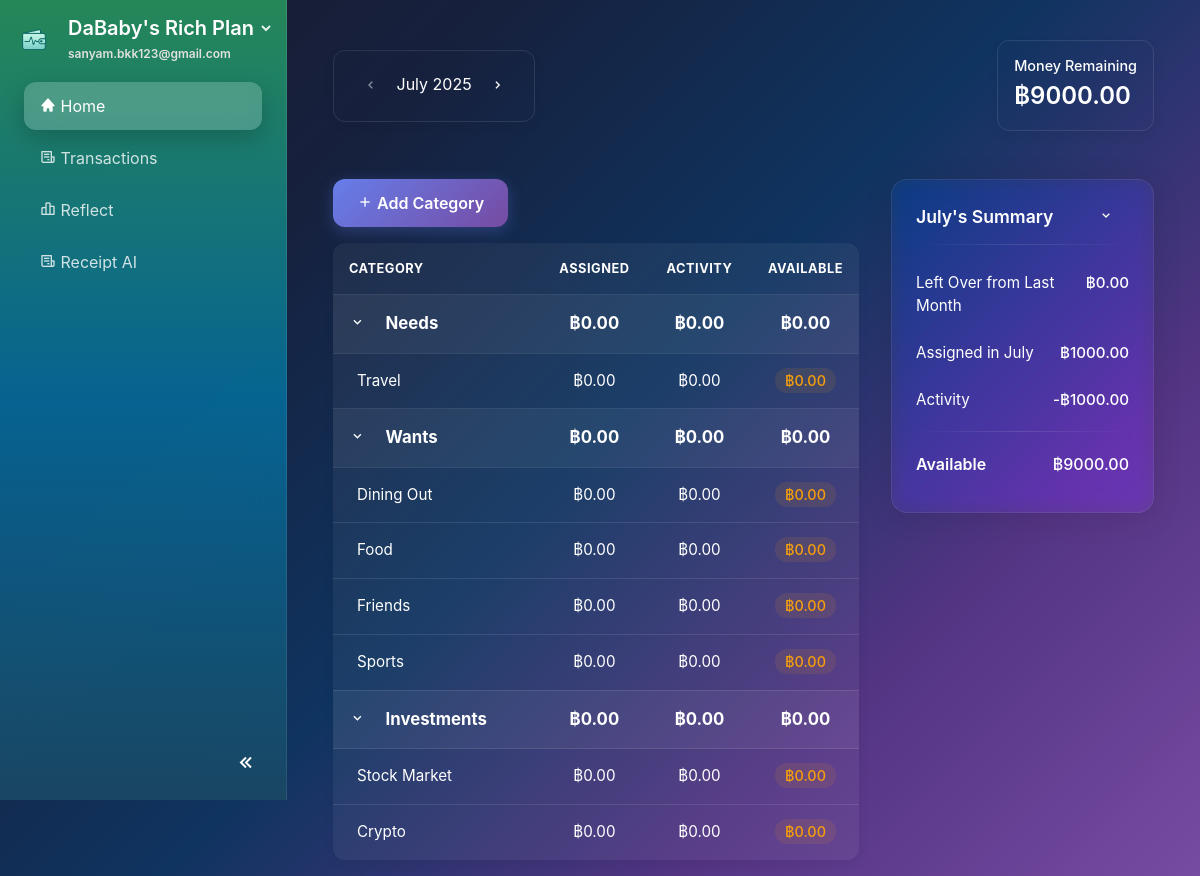
The app's page / (signed in) with its own data.
### website/models.py (models this page shows, shortened)
class Plan(db.Model):
    id             = db.Column(db.Integer, primary_key=True)
    name           = db.Column(db.String(100), nullable=False)
    monthly_income = db.Column(db.Float)
    budget_pref    = db.Column(JSON)  # e.g., {"needs": 50, "wants": 30, "savings": 20}
    user_id        = db.Column(db.Integer, db.ForeignKey('user.id'), nullable=False)

class User(db.Model, UserMixin):
    id         = db.Column(db.Integer, primary_key=True)
    email      = db.Column(db.String(150), unique=True, nullable=False)
    password   = db.Column(db.String(150))
    first_name = db.Column(db.String(150))
    last_name  = db.Column(db.String(150))
    date_created = db.Column(db.DateTime(timezone=True), default=func.now())
    active_plan_id = db.Column(db.Integer, db.ForeignKey('plan.id'), nullable=True)
    profile_complete = db.Column(db.Boolean, default=False)
    theme = db.Column(db.String(50), nullable=False, default='system')
    notes = db.relationship('Note', backref='user', lazy=True)
    plans = db.relationship('Plan', foreign_keys=[Plan.user_id], backref='user', lazy=True, cascade="all, delete-orphan")
    active_plan = db.relationship('Plan', foreign_keys=[active_plan_id], post_update=True)

class BudgetCategory(db.Model):
    id = db.Column(db.Integer, primary_key=True)
    name = db.Column(db.String(100), nullable=False)
    icon = db.Column(db.String(50), default='bx-category')
    main_category = db.Column(db.String(50), nullable=False)  # 'needs', 'wants', 'bills', 'investments'
    assigned_amount = db.Column(db.Float, default=0.0)
    spent_amount = db.Column(db.Float, default=0.0)
    plan_id = db.Column(db.Integer, db.ForeignKey('plan.id'), nullable=False)
    created_date = db.Column(db.DateTime(timezone=True), default=func.now())
    plan = db.relationship('Plan', backref=db.backref('categories', lazy=True, cascade="all, delete-orphan"))
    transactions = db.relationship('Transaction', backref='category', lazy=True, cascade="all, delete-orphan")
    @property
    def available_amount(self):
        return self.assigned_amount - self.spent_amount

### website/views.py (the view, shortened to what this page needs)
@views.route('/<int:year>/<int:month>')
@views.route('/')
@login_required
def home(year=None, month=None):
    if not current_user.profile_complete or not current_user.active_plan:
        return redirect(url_for('onboard.show_form'))
    plan = current_user.active_plan
    if year is None or month is None:
        today = datetime.now()
        year, month = today.year, today.month
    try:
        display_date = datetime(year, month, 1)
    except ValueError:
        today = datetime.now()
        year, month = today.year, today.month
        display_date = today
    display_month_str = display_date.strftime('%B')
    user_join_date = current_user.date_created
    if user_join_date is None:
        user_join_date = datetime.now()
        current_user.date_created = user_join_date
        db.session.commit()
    is_first_month = (display_date.year == user_join_date.year and display_date.month == user_join_date.month)
    previous_month_date = display_date - relativedelta(months=1)
    prev_month_int = previous_month_date.month
    prev_month_year = previous_month_date.year
    rollover_amount = 0.0
    categories = BudgetCategory.query.filter_by(plan_id=plan.id).all()
    monthly_budgets_map = {}
    for cat in categories:
        mb = MonthlyBudget.query.filter_by(plan_id=plan.id, category_id=cat.id, month=month, year=year).first()
        if not mb:
            mb = MonthlyBudget(plan_id=plan.id, category_id=cat.id, month=month, year=year, assigned_amount=0, spent_amount=0)
            db.session.add(mb)
        monthly_budgets_map[cat.id] = mb
    db.session.commit()
    organized_categories = {'needs': [], 'wants': [], 'investments': []}
    total_assigned = 0
    total_spent = 0
    for category in categories:
        mb = monthly_budgets_map.get(category.id)
        if mb:
            category.assigned_amount = mb.assigned_amount
            spent = db.session.query(func.sum(Transaction.amount)).filter(
                Transaction.category_id == category.id,
                func.extract('month', Transaction.transaction_date) == month,
                func.extract('year', Transaction.transaction_date) == year
            ).scalar() or 0
            mb.spent_amount = abs(spent)
            category.spent_amount = abs(spent)
        total_assigned += category.assigned_amount
        total_spent += category.spent_amount
        if category.main_category in organized_categories:
            organized_categories[category.main_category].append(category)
    db.session.commit()
    category_totals = {}
    for main_cat, cats in organized_categories.items():
        category_totals[main_cat] = {
            'assigned': sum(c.assigned_amount for c in cats),
            'spent': sum(c.spent_amount for c in cats),
            'available': sum(c.available_amount for c in cats)
        }
    money_to_be_assigned = plan.monthly_income + rollover_amount
    available_amount = money_to_be_assigned - total_assigned
    all_categories = sorted([cat for cat in categories if cat.spent_amount > 0], key=lambda x: x.spent_amount, reverse=True)
    top_spending_categories = all_categories[:5]
    prev_month_date = display_date - relativedelta(months=1)
    next_month_date = display_date + relativedelta(months=1)
    user_start_date = current_user.date_created
    user_start_month = user_start_date.month
    user_start_year = user_start_date.year
    can_go_prev = not (prev_month_date.year < user_start_year or
                   (prev_month_date.year == user_start_year and prev_month_date.month < user_start_month))
    can_go_next = True
    return render_template("home.html",
                         plan=plan,
                         categories=organized_categories,
                         category_totals=category_totals,
                         current_month=display_month_str,
                         current_year=year,
                         prev_month=prev_month_date.month,
                         prev_year=prev_month_date.year,
                         next_month=next_month_date.month,
                         next_year=next_month_date.year,
                         is_first_month=is_first_month,
                         can_go_prev=can_go_prev,
                         can_go_next=can_go_next,
                         total_assigned=total_assigned,
                         total_spent=total_spent,
                         available_amount=available_amount,
                         rollover_amount=rollover_amount,
                         money_to_be_assigned=money_to_be_assigned,
                         top_spending_categories=top_spending_categories)

### website/templates/home.html (shortened to what this page needs)
{% extends "base.html" %}
{% block content %}
<div class="container-fluid mt-4">
    <div class="top-bar">
        <div class="month-selector">
            {% if can_go_prev %}
                <a href="{{ url_for('views.home', year=prev_year, month=prev_month) }}" class="btn btn-nav"><i class='bx bx-chevron-left'></i></a>
            {% else %}
                <span class="btn btn-nav disabled"><i class='bx bx-chevron-left'></i></span>
            {% endif %}
            <span class="current-month">{{ current_month }} {{ current_year }}</span>
            {% if can_go_next %}
                <a href="{{ url_for('views.home', year=next_year, month=next_month) }}" class="btn btn-nav"><i class='bx bx-chevron-right'></i></a>
            {% else %}
                <span class="btn btn-nav disabled"><i class='bx bx-chevron-right'></i></span>
            {% endif %}
        </div>
        <div class="total-assigned-card">
            <h5 class="card-title">Money Remaining</h5>
            <p class="card-text">฿{{ "%.2f"|format(available_amount) }}</p>
        </div>
    </div>
    <div class="main-content-grid">
        <div class="budget-section">
            <div class="d-flex justify-content-start mb-3">
                <button type="button" class="btn btn-primary" data-toggle="modal" data-target="#addCategoryModal">
                    <i class="bx bx-plus"></i> Add Category
                </button>
            </div>
            <div class="budget-table-container">
                <table class="budget-table">
                <thead>
                    <tr>
                        <th class="col-category">CATEGORY</th>
                        <th class="col-assigned">ASSIGNED</th>
                        <th class="col-activity">ACTIVITY</th>
                        <th class="col-available">AVAILABLE</th>
                    </tr>
                </thead>
                <tbody>
                    {% for main_category, sub_categories in categories.items() %}
                    <tr class="main-category-row" data-toggle="collapse" data-target=".sub-{{ main_category|replace(' ', '-') }}">
                        <td>
                            <span class="toggle-icon">
                                <i class="bx bx-chevron-down"></i>
                            </span>
                            <strong>{{ main_category.capitalize() }}</strong>
                        </td>
                        <td class="col-assigned"><strong>฿{{ "%.2f"|format(category_totals[main_category]['assigned']) }}</strong></td>
                        <td class="col-activity"><strong>฿{{ "%.2f"|format(category_totals[main_category]['spent']) }}</strong></td>
                        <td class="col-available"><strong>฿{{ "%.2f"|format(category_totals[main_category]['available']) }}</strong></td>
                    </tr>
                    {%- for sub in sub_categories %}
                    <tr class="sub-category-row sub-{{ main_category|replace(' ', '-') }} collapse show">
                        <td class="pl-4">
                            {{ sub.name }}
                        </td>
                        <td class="col-assigned assigned-value" data-category-id="{{ sub.id }}" data-current-amount="{{ sub.assigned_amount }}" data-category-name="{{ sub.name }}" style="cursor:pointer;">฿{{ "%.2f"|format(sub.assigned_amount) }}</td>
                        <td class="col-activity">฿{{ "%.2f"|format(sub.spent_amount) }}</td>
                        <td class="col-available">
                            <span class="money-badge {% if sub.available_amount > 0 %}positive{% elif sub.available_amount == 0 %}zero{% else %}negative{% endif %}">
                                ฿{{ "%.2f"|format(sub.available_amount) }}
                            </span>
                        </td>
                    </tr>
                    {%- endfor %}
                    {%- endfor %}
                </tbody>
            </table>
            </div>
        </div>
        <div class="right-panel">
            <div class="summary-card">
                <div class="summary-header">
                    <h5>{{ current_month }}'s Summary</h5>
                    <span class="toggle-icon">
                        <i class="bx bx-chevron-down"></i>
                    </span>
                </div>
                <hr class="summary-divider">
                <div class="summary-body">
                    <div class="summary-item">
                        <span>Left Over from Last Month</span>
                        <span class="amount">฿{{ "%.2f"|format(rollover_amount) }}</span>
                    </div>
                    <div class="summary-item" id="assigned-this-month">
                        <span>Assigned in {{ current_month }}</span>
                        <span class="amount">฿{{ "%.2f"|format(total_assigned) }}</span>
                    </div>
                    <div class="summary-item">
                        <span>Activity</span>
                        <span class="amount">-฿{{ "%.2f"|format(total_spent) }}</span>
                    </div>
                    <hr class="summary-divider">
                    <div class="summary-item summary-total">
                        <span>Available</span>
                        <span class="amount">฿{{ "%.2f"|format(available_amount) }}</span>
                    </div>
                </div>
            </div>
        </div>
    </div>
</div>
{% endblock %}

### website/templates/base.html (shortened to what this page needs)
<!DOCTYPE html>
<html lang="en" data-initial-theme="{{ current_user.theme if current_user.is_authenticated else 'system' }}">
<head>
    <link rel="stylesheet" href="https://stackpath.bootstrapcdn.com/bootstrap/4.4.1/css/bootstrap.min.css"/>
    <link rel="stylesheet" href="https://stackpath.bootstrapcdn.com/font-awesome/4.7.0/css/font-awesome.min.css"/>
    <link href="https://unpkg.com/boxicons@2.1.4/css/boxicons.min.css" rel="stylesheet">
    <link href="{{ url_for('static', filename='css/general.css') }}" rel="stylesheet">
    <link href="{{ url_for('static', filename='css/sidebar.css') }}" rel="stylesheet">
    <link href="{{ url_for('static', filename='css/buttons.css') }}" rel="stylesheet">
    <link href="{{ url_for('static', filename='css/dashboard.css') }}" rel="stylesheet">
    <link href="{{ url_for('static', filename='css/auth.css') }}" rel="stylesheet">
    <link href="{{ url_for('static', filename='css/dark-theme.css') }}" rel="stylesheet">
    <link href="{{ url_for('static', filename='css/account_settings.css') }}" rel="stylesheet">
</head>
{% set hide_sidebar = hide_sidebar | default(false) %}
<body id="page-body" class="d-flex {{ '' if hide_sidebar else 'with-sidebar' }} {% block page_class %}{% endblock %}">
    {% if not hide_sidebar %}
    <nav id="sidebar" class="text-white flex-column">
        <div class="sidebar-header px-3 py-3">
            <div class="d-flex align-items-center">
                <img src="{{ url_for('static', filename='images/logo.png') }}" alt="App logo" class="logo-img mr-3">
                <div class="flex-grow-1">
                    <div class="dropdown">
                        <a id="planDropdown"
                            href="#"
                            class="dropdown-toggle text-white text-decoration-none"
                            data-toggle="dropdown"
                            aria-haspopup="true"
                            aria-expanded="false">
                            <h5 class="mb-0">
                                <span class="sidebar-text">{{ current_user.active_plan.name if current_user.active_plan else 'Create a Plan' }}</span>
                            </h5>
                            <i class="bx bxs-chevron-down toggle-arrow"></i>
                        </a>
                    </div>
                    <small class="email-white sidebar-text">{{ current_user.email }}</small>
                </div>
            </div>
        </div>
        <ul class="nav flex-column px-3">
            <li class="nav-item">
                <a class="nav-link {% if request.path == url_for('views.home') %}active{% endif %}" href="{{ url_for('views.home') }}">
                    <i class='bx bxs-home'></i> <span class="sidebar-text">Home</span>
                </a>
            </li>
            <li class="nav-item">
                <a class="nav-link {% if request.path == url_for('views.transactions') %}active{% endif %}" href="{{ url_for('views.transactions') }}">
                    <i class='bx bx-receipt'></i> <span class="sidebar-text">Transactions</span>
                </a>
            </li>
            <li class="nav-item">
                <a class="nav-link {% if request.path == url_for('views.reflect') %}active{% endif %}" href="{{ url_for('views.reflect') }}">
                    <i class='bx bx-bar-chart-alt-2'></i> <span class="sidebar-text">Reflect</span>
                </a>
            </li>
            <li class="nav-item">
                <a class="nav-link" href="{{ url_for('views.receipt_ai') }}">
                    <i class="bx bx-receipt"></i>
                    <span class="nav-text">Receipt AI</span>
                </a>
            </li>
        </ul>
        <div class="sidebar-footer">
            <button id="sidebar-toggle" class="btn btn-link">
                <i class='bx bx-chevrons-left'></i>
            </button>
        </div>
    </nav>
    {% endif %}
    <div id="content-wrapper" class="w-100">
        <div class="container-fluid">
            {% block content %} {% endblock %}
        </div>
    </div>
</body>
</html>

### records on screen
Plan: active_plan "DaBaby's Rich Plan"
User: email "sanyam.bkk123@gmail.com"
BudgetCategory: capitalize "Needs", category_totals "0.00", name "Travel", assigned_amount "0.00", spent_amount "0.00", available_amount "0.00"
BudgetCategory: name "Dining Out", assigned_amount "0.00", spent_amount "0.00", available_amount "0.00"
BudgetCategory: name "Food", assigned_amount "0.00", spent_amount "0.00", available_amount "0.00"
BudgetCategory: name "Friends", assigned_amount "0.00", spent_amount "0.00", available_amount "0.00"
BudgetCategory: name "Sports", assigned_amount "0.00", spent_amount "0.00", available_amount "0.00"
BudgetCategory: name "Stock Market", assigned_amount "0.00", spent_amount "0.00", available_amount "0.00"
BudgetCategory: name "Crypto", assigned_amount "0.00", spent_amount "0.00", available_amount "0.00"

### other values on screen
{{ current_month }} "July"
{{ current_year }} "2025"
{{ "%.2f"|format(available_amount) }} "9000.00"
{{ main_category.capitalize() }} "Wants" "Investments"
{{ "%.2f"|format(category_totals[main_category]['assigned']) }} "0.00" "0.00"
{{ "%.2f"|format(category_totals[main_category]['spent']) }} "0.00" "0.00"
{{ "%.2f"|format(category_totals[main_category]['available']) }} "0.00" "0.00"
{{ "%.2f"|format(rollover_amount) }} "0.00"
{{ "%.2f"|format(total_assigned) }} "1000.00"
{{ "%.2f"|format(total_spent) }} "1000.00"
